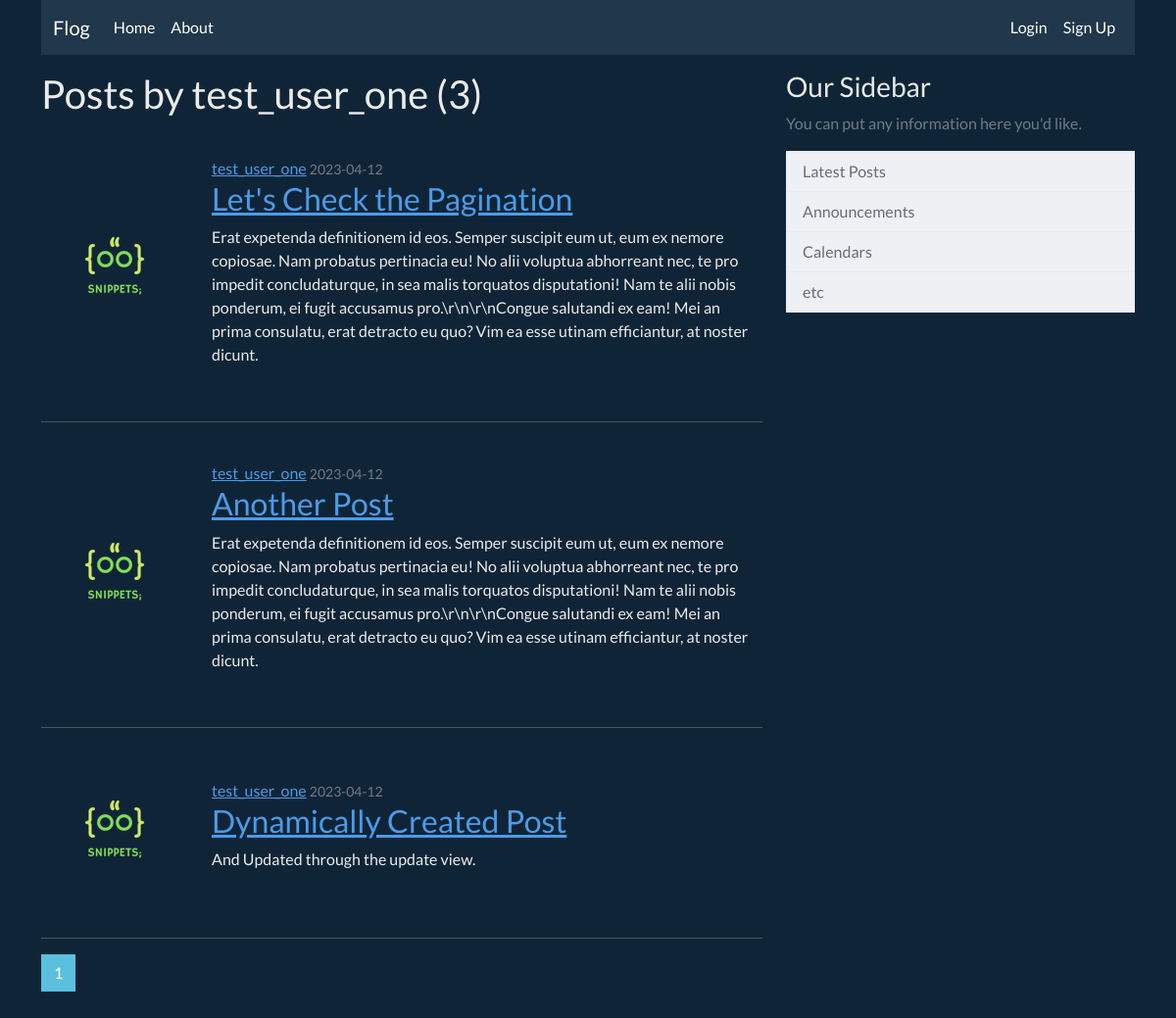
The app's page /user/test_user_one with its own data.
### app/models.py (models this page shows, shortened)
class User(db.Model, UserMixin):
    id = db.Column(db.Integer, primary_key=True)
    username = db.Column(db.String(20), unique=True, nullable=False)
    email = db.Column(db.String(50), unique=True, nullable=False)
    password = db.Column(db.String(50), nullable=False)
    image_file = db.Column(
        db.String(120), nullable=False, default='default.jpg')
    posts = db.relationship('Post', backref='author', lazy=True)

class Post(db.Model):
    id = db.Column(db.Integer, primary_key=True)
    title = db.Column(db.String(100), nullable=False)
    content = db.Column(db.Text, nullable=False)
    date_posted = db.Column(db.DateTime, nullable=False,
                            default=datetime.utcnow)
    user_id = db.Column(db.Integer, db.ForeignKey('user.id'), nullable=False)

### app/routes.py (the view)
@app.route('/user/<string:username>')
def user_posts(username):
    page = request.args.get('page', 1, type=int)
    user = User.query.filter_by(username=username).first_or_404()
    posts = Post.query.filter_by(author=user)\
        .order_by(Post.date_posted.desc())\
        .paginate(page=page, per_page=5)
    return render_template('user_posts.html', posts=posts, user=user, title="User Posts")

### app/templates/user_posts.html
{% extends "layout.html" %}
{% block content %}
<h1 class="mb-3">Posts by {{ user.username }} ({{ posts.total }})</h1>
{% for post in posts.items %}
<article class="media content-section d-flex justify-content-start align-items-center py-3">
    <img class="rounded-circle article-img me-3"
        src="{{ url_for('static', filename='profile_pics/' + post.author.image_file) }}">
    <div class="media-body p-2">
        <div class="article-metadata">
            <a class="mr-2" href="{{ url_for('user_posts', username=post.author.username) }}">{{ post.author.username
                }}</a>
            <small class="text-muted">{{ post.date_posted.strftime('%Y-%m-%d') }}</small>
        </div>
        <h2><a class="article-title" href="{{ url_for('get_post', post_id=post.id) }}">{{ post.title }}</a></h2>
        <p class="article-content">{{ post.content }}</p>
    </div>
</article>
<hr />
{% endfor %}
{% for page_num in posts.iter_pages(left_edge=1, right_edge=1, left_current=1, right_current=2) %}
{% if page_num %}
{% if posts.page == page_num %}
<a class="btn btn-info mb-4" href="{{ url_for('user_posts', username=user.username, page=page_num) }}">{{ page_num
    }}</a>
{% else %}
<a class="btn btn-outline-info mb-4" href="{{ url_for('user_posts', username=user.username, page=page_num) }}">{{
    page_num }}</a>
{% endif %}
{% else %}
...
{% endif %}
{% endfor %}
{% endblock content %}

### records on screen
User: username "test_user_one"
Post: image_file (picture), author.username "test_user_one", date_posted "2023-04-12", title "Let's Check the Pagination", content "Erat expetenda definitionem id eos. Semper suscipit eum ut, eum ex nemore copiosae. Nam probatus pertinacia eu! No alii voluptua abhorreant nec, te pro impedit concludaturque, in sea malis torquatos disputationi! Nam te alii nobis ponderum, ei fugit accusamus pro.\\r\\n\\r\\nCongue salutandi ex eam! Mei an prima consulatu, erat detracto eu quo? Vim ea esse utinam efficiantur, at noster dicunt."
Post: image_file (picture), author.username "test_user_one", date_posted "2023-04-12", title "Another Post", content "Erat expetenda definitionem id eos. Semper suscipit eum ut, eum ex nemore copiosae. Nam probatus pertinacia eu! No alii voluptua abhorreant nec, te pro impedit concludaturque, in sea malis torquatos disputationi! Nam te alii nobis ponderum, ei fugit accusamus pro.\\r\\n\\r\\nCongue salutandi ex eam! Mei an prima consulatu, erat detracto eu quo? Vim ea esse utinam efficiantur, at noster dicunt."
Post: image_file (picture), author.username "test_user_one", date_posted "2023-04-12", title "Dynamically Created Post", content "And Updated through the update view."

### other values on screen
{{ posts.total }} "3"
{{ page_num }} "1"
